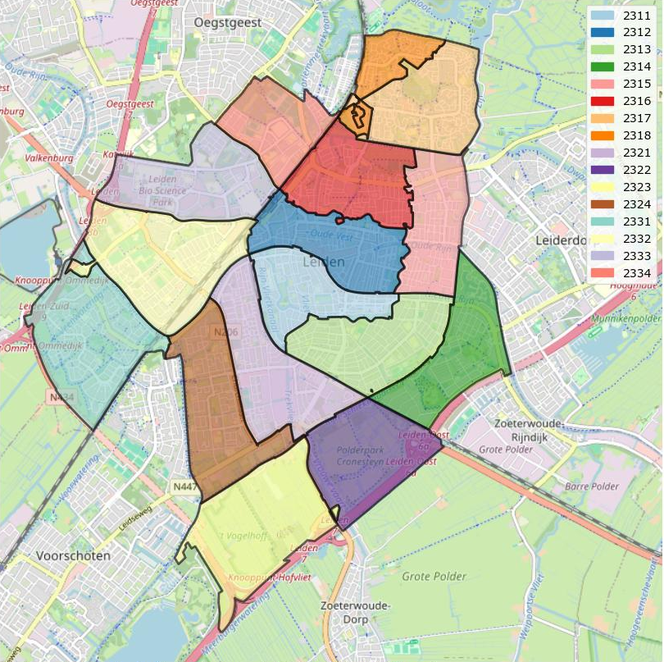
#> input picture Images/pc4_cropped.png, 664 x 662 px, shrunk from 810 x 807 before the run
$ python imaging.py
#> lines starting #> are read from the running program, lines starting #| are printed output that depends on the picture
import numpy as np
import pandas as pd
from scipy.spatial import Voronoi, voronoi_plot_2d
import matplotlib.pyplot as plt
import os
import networkx as nx

""" Program that can make illustrations of the multiple graphs
and maps
"""


# Bushaltes -----------------------------------------------------------------------
class Bushalte:
    instanties = []

    # [6 lines left out: function __init__, not called in this run]

    def __str__(self):
        return f"{self.naam}"

    def __repr__(self):
        return self.__str__()

# [5 lines left out: function zoek_bushalte, not called in this run]

def maak_bushalte(x: float, y: float, naam: str, id: int):
    halte = Bushalte(x, y, naam, id)

# CSV bestand voor plaatsen van bushaltes importeren
def import_haltes():
    df = pd.read_csv("Rawdata/busstops.csv", sep=';')
    for i, row in df.iterrows():
        maak_bushalte(float(row['lng'].replace(",", ".")),
                        float(row['lat'].replace(",", ".")),
                        row['Halte'],
                        row['ID'])


# Buslijnen -----------------------------------------------------------------------
class Buslijn:
    instanties = []

    # [11 lines left out: function __init__, not called in this run]

    def __str__(self):
        return self.naam

    def __repr__(self):
        return self.__str__()

    # nog nodig?
    # [35 lines left out: functions volgende, import_busrit, import_lijnen, not called in this run]

# -------------------------------------------------------------------------------------------------
def get_coords(file: str) -> list:
    """ Converts csv file to list of coordinates, needs csv file
    with ; separator and columns named 'lat', 'lng'
    """
#> called with file = 'RawData/busstops.csv'
    filename, file_extension = os.path.splitext(file)
    if (file_extension) != ".csv":
        print(f"{file} is not a csv file!")
        return -1

    coords = []
    df = pd.read_csv(file, sep=';')
#> (reads RawData/busstops.csv from the repository)
    for i, row in df.iterrows():
        coords.append([float(row['lng'].replace(",", ".")),
                       float(row['lat'].replace(",", "."))])

    return coords

# [16 lines left out: function get_coords_csv, not called in this run]

# -------------------------------------------------------------------------------------------------
def forceAspect(ax,aspect=1):
    im = ax.get_images()
    extent =  im[0].get_extent()
    ax.set_aspect(abs((extent[1]-extent[0])/(extent[3]-extent[2]))/aspect)

# -------------------------------------------------------------------------------------------------
def draw_voronoi():
    """ Draws a voronoi diagram on a map of Leiden. Busstops are used as 'weightpoints' in diagram.
    Alignment is close enough, could be better.
    """
    busstop_coords = get_coords("RawData/busstops.csv")

    img = plt.imread('Images/pc4_cropped.png')
#> img is the input picture: shape (662, 664, 4) float32; mean R, G, B, A 0.785, 0.804, 0.724, 1
    fig, ax = plt.subplots()
    ax.imshow(img, extent=[4.435435, 4.550754, 52.116441, 52.18667])
    forceAspect(ax)
    plt.xticks([])
    plt.yticks([])
    points = np.array(busstop_coords)
    vor = Voronoi(points)
    voronoi_plot_2d(vor, point_size=10, ax=ax, show_vertices =False)
    plt.show()
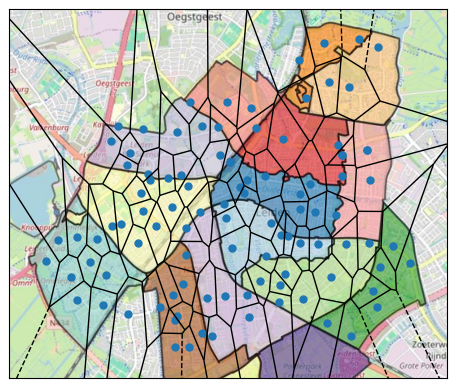
#> figure drawn by matplotlib, 1 panel

# [104 lines left out: functions draw_gp, draw_haltes, draw_comcenters, make_graph, teken_graaf, not called in this run]


# -------------------------------------------------------------------------------------------------
def draw_buslines():
    import_haltes()
    import_lijnen("Intermediate/stopID_times.csv")
    G = make_graph()
    teken_graaf(G, "Images/buslijnen_pc4")


# -------------------------------------------------------------------------------------------------
def main():
    draw_voronoi()
    draw_buslines()
    draw_gp()
    draw_haltes()
    draw_comcenters()
    pass

#> (the run stopped early here; a loop or call above may not have finished)
